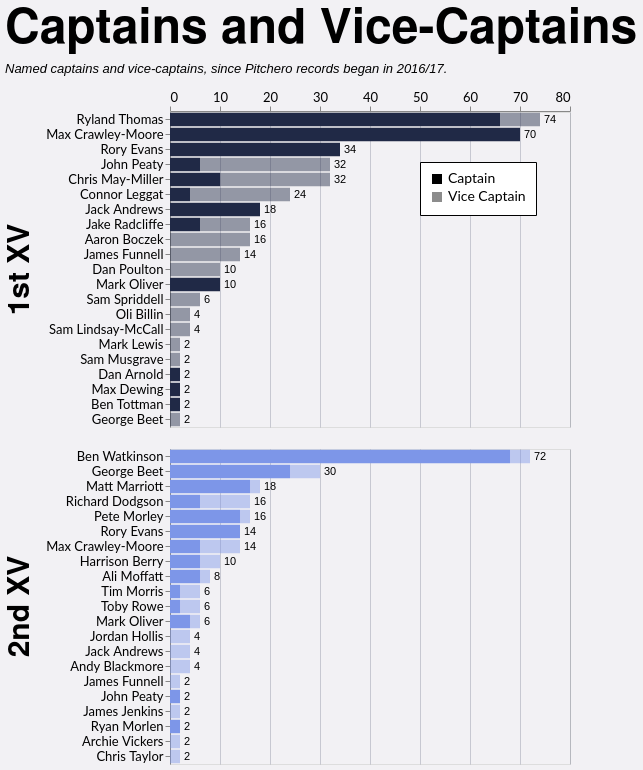

Vega-Lite specification stored for this chart:
### Vega-Lite specification from a JSON file in a GitHub repository (floating-point values rounded to 4 significant figures; data arrays with more than 128 entries replaced by an {"elided": "..."} marker saying what was removed)
{"config": {"axis": {"labelFont": "Lato, sans-serif", "titleFont": "PT Sans Narrow, Helvetica Neue, Helvetica, Arial, sans-serif", "labelFontSize": 13, "titleFontSize": 24, "gridColor": "#202947", "gridOpacity": 0.2}, "header": {"labelFont": "PT Sans Narrow, Helvetica Neue, Helvetica, Arial, sans-serif", "titleFont": "PT Sans Narrow, Helvetica Neue, Helvetica, Arial, sans-serif", "labelFontSize": 24, "titleFontSize": 28, "labelFontWeight": "bold", "orient": "left"}, "legend": {"labelFont": "Lato, sans-serif", "titleFont": "PT Sans Narrow, Helvetica Neue, Helvetica, Arial, sans-serif", "labelFontSize": 14, "titleFontSize": 16, "titlePadding": 5, "fillColor": "white", "strokeColor": "black", "padding": 10, "titleFontWeight": "lighter", "titleFontStyle": "italic", "titleColor": "gray", "offset": 10}, "title": {"font": "PT Sans Narrow, Helvetica Neue, Helvetica, Arial, sans-serif", "fontSize": 48, "fontWeight": "bold", "anchor": "start", "align": "center", "titlePadding": 20, "subtitlePadding": 10, "subtitleFontSize": 13, "subtitleColor": "", "subtitleFontStyle": "italic", "offset": 15, "color": "black"}, "axisX": {"labelAngle": 0}, "facet": {"title": null, "header": null, "align": {"row": "each", "column": "each"}}, "resolve": {"scale": {"y": "independent", "facet": "independent"}}, "background": "#f2f1f4"}, "data": {"name": "data-7a587cd23da1517a2dc3de7797b2d659"}, "facet": {"row": {"field": "squad", "header": {"labelExpr": "datum.value + ' XV'", "labelFontSize": 30, "title": null}, "sort": ["1st", "2nd"], "title": null, "type": "nominal"}}, "spec": {"layer": [{"mark": {"type": "bar"}, "encoding": {"color": {"field": "squad", "legend": null, "scale": {"domain": ["1st", "2nd"], "range": ["#202946", "#7d96e8"]}, "sort": ["1st", "2nd"], "type": "nominal"}, "opacity": {"field": "role", "legend": {"legendX": 250, "legendY": 50, "orient": "none", "title": null}, "scale": {"domain": ["Captain", "Vice Captain"], "range": [1.0, 0.45]}, "sort": ["Captain", "Vice Captain"], "type": "nominal"}, "order": {"field": "stack_order", "sort": "ascending", "type": "quantitative"}, "tooltip": [{"field": "player", "title": "Player", "type": "nominal"}, {"field": "squad", "title": "Squad", "type": "nominal"}, {"field": "role", "title": "Role", "type": "nominal"}, {"field": "games_agg", "title": "Games", "type": "quantitative"}], "x": {"axis": {"orient": "top", "title": null}, "field": "x0", "type": "quantitative"}, "x2": {"field": "x2"}, "y": {"field": "player", "sort": {"field": "sort_total", "order": "descending"}, "title": null, "type": "nominal"}}, "transform": [{"aggregate": [{"op": "sum", "field": "games", "as": "games_agg"}, {"op": "max", "field": "sort_total", "as": "sort_total"}], "groupby": ["player", "squad", "role", "stack_order"]}, {"window": [{"op": "sum", "field": "games_agg", "as": "x2"}], "frame": [null, 0], "groupby": ["player", "squad"], "sort": [{"field": "stack_order", "order": "ascending"}]}, {"calculate": "datum.x2 - datum.games_agg", "as": "x0"}]}, {"mark": {"type": "text", "align": "left", "baseline": "middle", "color": "black", "dx": 4, "fontSize": 11}, "encoding": {"text": {"field": "total_games", "format": ".0f", "type": "quantitative"}, "x": {"axis": {"orient": "top", "title": null}, "field": "total_games", "type": "quantitative"}, "y": {"field": "player", "sort": {"field": "sort_total", "order": "descending"}, "title": null, "type": "nominal"}}, "transform": [{"aggregate": [{"op": "sum", "field": "games", "as": "total_games"}, {"op": "max", "field": "sort_total", "as": "sort_total"}], "groupby": ["player", "squad"]}]}], "height": {"step": 15}, "width": 400}, "resolve": {"scale": {"y": "independent"}}, "title": {"text": "Captains and Vice-Captains", "subtitle": "Named captains and vice-captains, since Pitchero records began in 2016/17."}, "$schema": "https://vega.github.io/schema/vega-lite/v5.20.1.json", "datasets": {"data-7a587cd23da1517a2dc3de7797b2d659": {"elided": "197 records"}}}
